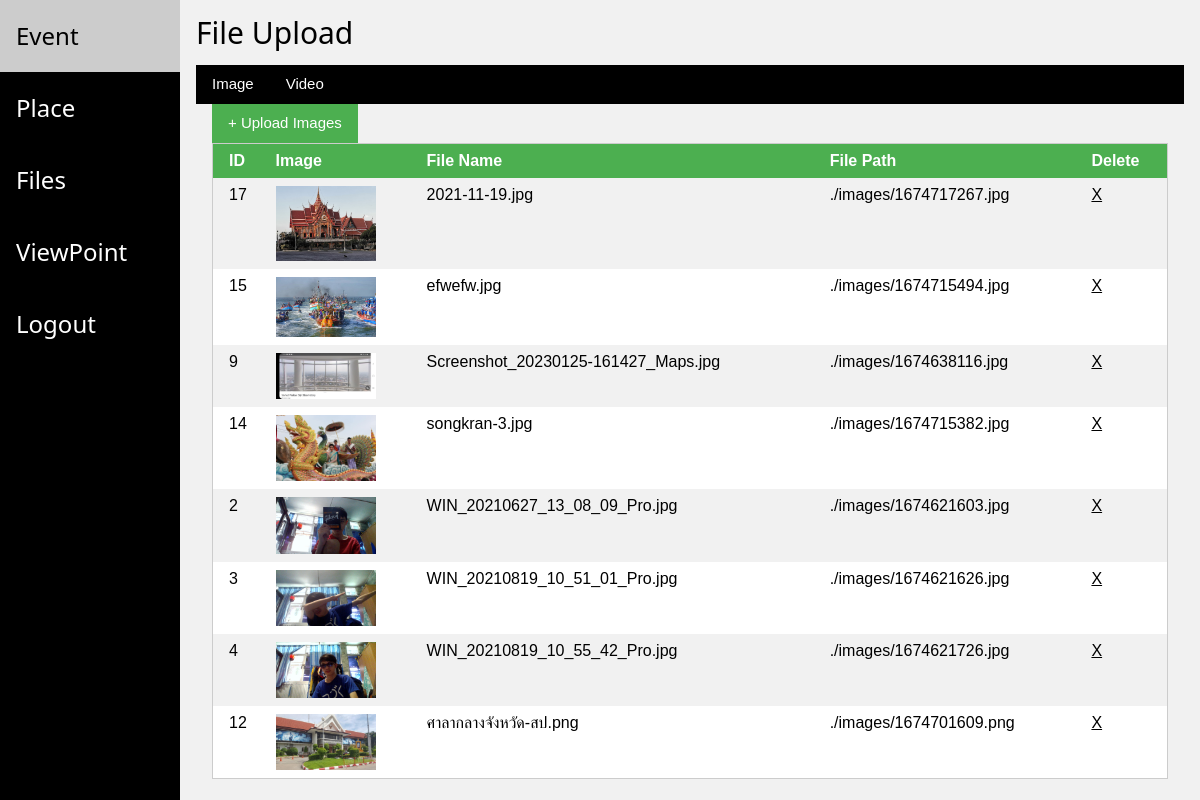
Before: /travel_be/index.php?page=files (signed in) with the older database file.
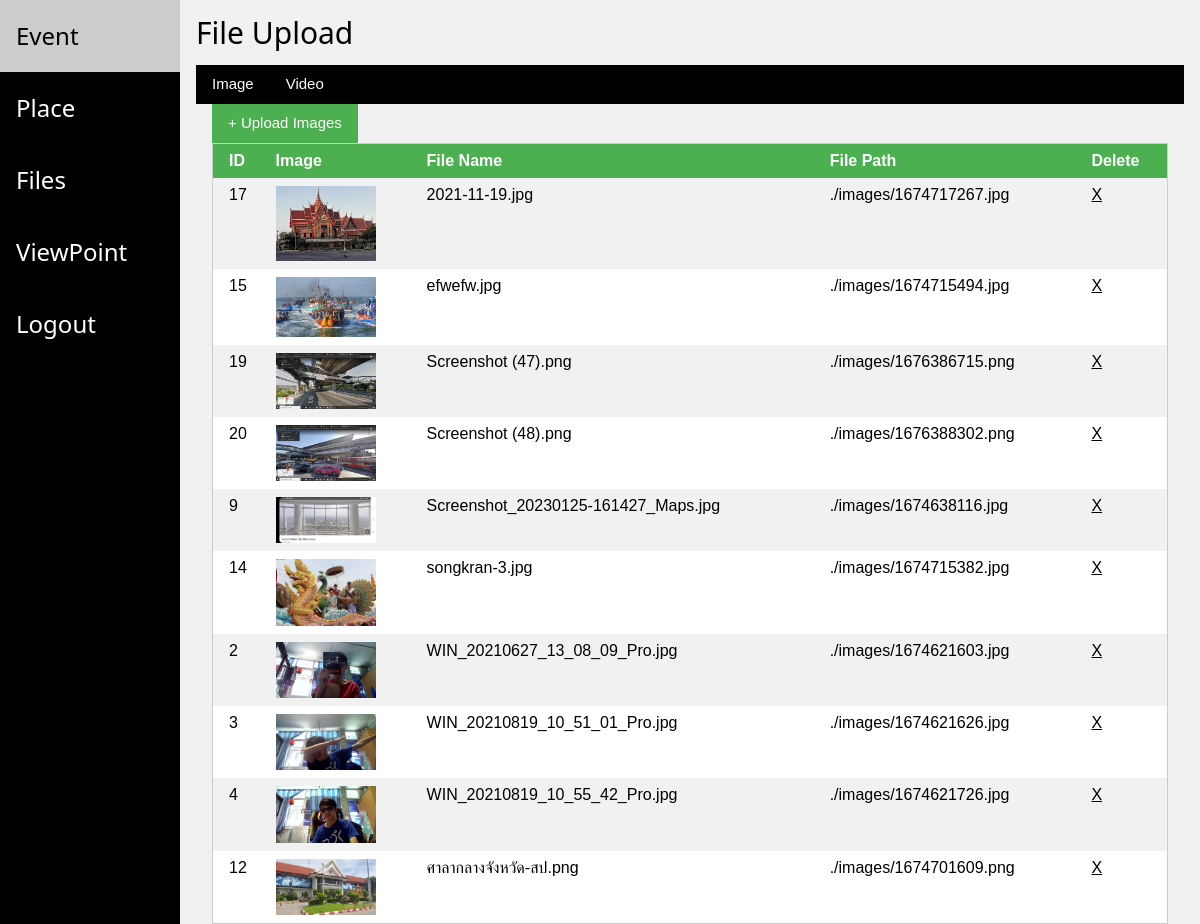
After: the same page with the newer database file.
### tables this page shows
CREATE TABLE `table_file` (
  `file_id` int(10) UNSIGNED NOT NULL,
  `file_name` text NOT NULL,
  `file_path` text NOT NULL,
  `file_uploader` int(11) NOT NULL,
  `file_type` tinytext NOT NULL
);

### travel_be/fileUpload/list_image.php (the view, shortened to what this page needs)
<?php
$stmt2 = $conn->prepare("SELECT * FROM table_file WHERE (? = 1 or file_uploader = ?) AND file_type = 'image' ORDER BY file_name ASC");
$stmt2->bind_param("ss",$user_info["us_superuser"],$user_info["us_id"]);
$stmt2->execute();
$result2 = $stmt2->get_result();
?>
<table class="w3-table w3-striped w3-border w3-white">
	<tr class="w3-green">
		<th> ID </th><th> Image </th><th> File Name </th><th> File Path</th><th> Delete </th>
	</tr>
<?php
if($result2){
	while($row = $result2->fetch_array(MYSQLI_ASSOC)){
		?>
		<tr>
			<td><?=$row["file_id"]?></td>
			<td><img width="100" src="./../travel_fe/images/<?=$row['file_path']?>" onclick="dom_image_review_img.src=this.src; dom_image_review.style.display='block';"></td>
			<td><?=$row["file_name"]?></td>
			<td><?="./images/".$row["file_path"]?></td>
			<td><a href="./index.php?page=DELETE_FILE&delid=<?=$row["file_id"];?>"> X </a></td>
		</tr>
		<?php
	}
}
?>
</table>

### travel_be/index.php (shortened to what this page needs)
<?php
if(isset($_GET["page"])){
	$page_id = $_GET["page"];
}
?>
<html>
	<link rel="stylesheet" href="./css/w3.css">
	<link rel="stylesheet" href="https://cdnjs.cloudflare.com/ajax/libs/font-awesome/4.7.0/css/font-awesome.min.css">
	<body class="w3-light-grey">
		<?php include("./tab/index.php"); ?>
	</body>
</html>

### travel_be/tab/index.php (shortened to what this page needs)
<div class="w3-sidebar w3-bar-block w3-black" style="width: 15%;">
	<a href="index.php?page=event" class="w3-bar-item w3-button"> <h3>Event</h3> </a>
	<a href="index.php?page=place" class="w3-bar-item w3-button"> <h3>Place</h3> </a>
	<a href="index.php?page=files" class="w3-bar-item w3-button"> <h3>Files</h3> </a>
	<a href="index.php?page=viewpoint" class="w3-bar-item w3-button"> <h3>ViewPoint</h3> </a>
	<a href="logout.php" class="w3-bar-item w3-button"><h3>Logout</h3></a>
</div>
<div style="margin-left:15%;">
<?php
	switch($page_id){
		case "files" : require("./fileUpload/index.php");break;
	}
?>
</div>

### travel_be/fileUpload/index.php (shortened to what this page needs)
<?php
require("./fileUpload/video_upload.php");
$stmt1 = $conn->prepare("SELECT us_id,us_superuser FROM table_user WHERE us_name = ? AND us_pass = ?");
$stmt1->bind_param("ss",...getUserAndPass());
$stmt1->execute();
$result1 = $stmt1->get_result();
$user_info = $result1->fetch_all(MYSQLI_ASSOC)[0];
?>
<div class="w3-container">
	<h2> File Upload </h2>
	<div class="w3-bar w3-black">
		<button onclick="select_image_tab();" class="w3-button w3-bar-item"> Image </button>
		<button onclick="select_video_tab();" class="w3-button w3-bar-item"> Video </button>
	</div>
	<div class="w3-container" id="dom_image_tab">
		<button onclick="dom_imageUpload.style.display='block';" class="w3-button w3-green"> + Upload Images </button>
		<?php
		include("./fileUpload/list_image.php");
		?>
	</div>
</div>

### travel_be/css/w3.css (style rules this page uses)
*,*:before,*:after { box-sizing:inherit }
html { -ms-text-size-adjust:100%;-webkit-text-size-adjust:100% }
body { margin:0 }
a { background-color:transparent }
img { border-style:none }
button,input,select,textarea,optgroup { font:inherit;margin:0 }
button,input { overflow:visible }
button,select { text-transform:none }
button,[type=button],[type=reset],[type=submit] { -webkit-appearance:button }
html,body { font-family:Verdana,sans-serif;font-size:15px;line-height:1.5 }
html { overflow-x:hidden }
h2 { font-size:30px }
h3 { font-size:24px }
h1,h2,h3,h4,h5,h6 { font-family:"Segoe UI",Arial,sans-serif;font-weight:400;margin:10px 0 }
img { vertical-align:middle }
a { color:inherit }
.w3-table,.w3-table-all { border-collapse:collapse;border-spacing:0;width:100%;display:table }
.w3-striped tbody tr:nth-child(even) { background-color:#f1f1f1 }
.w3-table td,.w3-table th,.w3-table-all td,.w3-table-all th { padding:8px 8px;display:table-cell;text-align:left;vertical-align:top }
.w3-table th:first-child,.w3-table td:first-child,.w3-table-all th:first-child,.w3-table-all td:first-child { padding-left:16px }
.w3-btn,.w3-button { border:none;display:inline-block;padding:8px 16px;vertical-align:middle;overflow:hidden;text-decoration:none;color:inherit;background-color:inherit;text-align:center;cursor:pointer;white-space:nowrap }
.w3-btn,.w3-button { -webkit-touch-callout:none;-webkit-user-select:none;-khtml-user-select:none;-moz-user-select:none;-ms-user-select:none;user-select:none }
.w3-sidebar { height:100%;width:200px;background-color:#fff;position:fixed!important;z-index:1;overflow:auto }
.w3-bar { width:100%;overflow:hidden }
.w3-bar .w3-bar-item { padding:8px 16px;float:left;width:auto;border:none;display:block;outline:0 }
.w3-bar .w3-button { white-space:normal }
.w3-bar-block .w3-bar-item { width:100%;display:block;padding:8px 16px;text-align:left;border:none;white-space:normal;float:none;outline:0 }
.w3-container:after,.w3-container:before,.w3-panel:after,.w3-panel:before,.w3-row:after,.w3-row:before,.w3-row-padding:after,.w3-row-padding:before, .w3-cell-row:before,.w3-cell-row:after,.w3-clear:after,.w3-clear:before,.w3-bar:before,.w3-bar:after { content:"";display:table;clear:both }
.w3-container,.w3-panel { padding:0.01em 16px }
.w3-border { border:1px solid #ccc!important }
.w3-green,.w3-hover-green:hover { color:#fff!important;background-color:#4CAF50!important }
.w3-white,.w3-hover-white:hover { color:#000!important;background-color:#fff!important }
.w3-black,.w3-hover-black:hover { color:#fff!important;background-color:#000!important }
.w3-light-grey,.w3-hover-light-grey:hover,.w3-light-gray,.w3-hover-light-gray:hover { color:#000!important;background-color:#f1f1f1!important }

Changed rows visible on the page:
added table_file: file_id "19", file_path (picture), file_name "Screenshot (47).png", file_path "1676386715.png"
added table_file: file_id "20", file_path (picture), file_name "Screenshot (48).png", file_path "1676388302.png"
